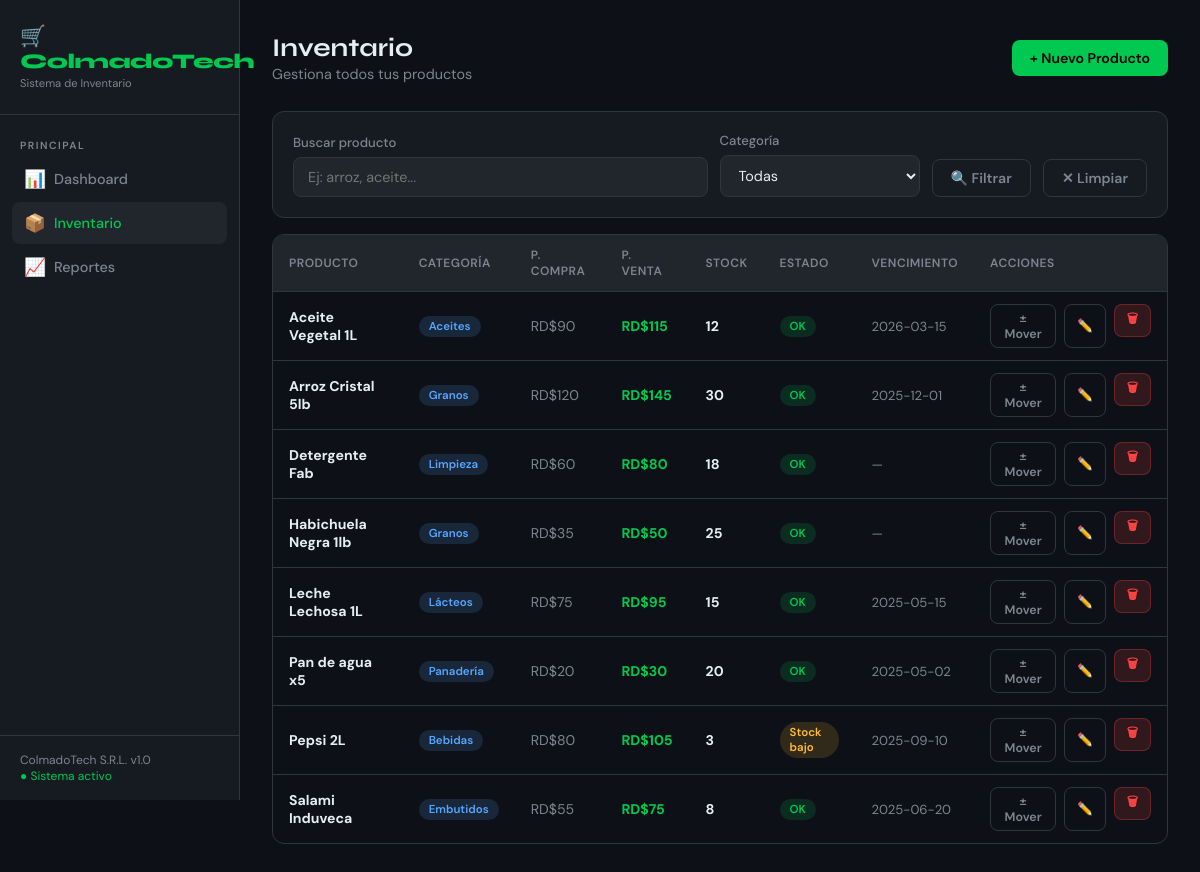
The page /productos on the database its author committed.
### tables this page shows
CREATE TABLE productos (
            id INTEGER PRIMARY KEY AUTOINCREMENT,
            nombre TEXT NOT NULL,
            categoria TEXT NOT NULL,
            precio_compra REAL NOT NULL,
            precio_venta REAL NOT NULL,
            cantidad INTEGER NOT NULL DEFAULT 0,
            cantidad_minima INTEGER NOT NULL DEFAULT 5,
            fecha_vencimiento TEXT,
            creado_en TEXT DEFAULT CURRENT_TIMESTAMP
        );

### app.py (the view)
@app.route('/productos')
def productos():
    conn = get_db()
    buscar = request.args.get('buscar', '')
    categoria = request.args.get('categoria', '')
    query = "SELECT * FROM productos WHERE 1=1"
    params = []
    if buscar:
        query += " AND nombre LIKE ?"
        params.append(f'%{buscar}%')
    if categoria:
        query += " AND categoria = ?"
        params.append(categoria)
    query += " ORDER BY nombre ASC"
    productos = conn.execute(query, params).fetchall()
    categorias = conn.execute("SELECT DISTINCT categoria FROM productos ORDER BY categoria").fetchall()
    conn.close()
    return render_template('productos.html', productos=productos, categorias=categorias, buscar=buscar, categoria_sel=categoria)

### app.py (called while the page is built)
def get_db():
    conn = sqlite3.connect(DB_PATH)
    conn.row_factory = sqlite3.Row
    return conn

### templates/productos.html (shortened to what this page needs)
{% extends 'base.html' %}
{% block content %}
<div class="page-header">
    <div>
        <div class="page-title">Inventario</div>
        <div class="page-subtitle">Gestiona todos tus productos</div>
    </div>
    <a href="{{ url_for('nuevo_producto') }}" class="btn btn-primary">+ Nuevo Producto</a>
</div>
<div class="card mb-4">
    <form method="GET" style="display:flex; gap:12px; align-items:flex-end;">
        <div style="flex:1;">
            <label class="form-label">Buscar producto</label>
            <input type="text" name="buscar" class="form-control" placeholder="Ej: arroz, aceite..." value="{{ buscar }}">
        </div>
        <div style="width:200px;">
            <label class="form-label">Categoría</label>
            <select name="categoria" class="form-control">
                <option value="">Todas</option>
            </select>
        </div>
        <button type="submit" class="btn btn-ghost">🔍 Filtrar</button>
        <a href="{{ url_for('productos') }}" class="btn btn-ghost">✕ Limpiar</a>
    </form>
</div>
<div class="table-wrapper">
    <table>
        <thead>
            <tr>
                <th>Producto</th>
                <th>Categoría</th>
                <th>P. Compra</th>
                <th>P. Venta</th>
                <th>Stock</th>
                <th>Estado</th>
                <th>Vencimiento</th>
                <th>Acciones</th>
            </tr>
        </thead>
        <tbody>
            {% for p in productos %}
            <tr>
                <td class="font-bold">{{ p.nombre }}</td>
                <td><span class="badge badge-blue">{{ p.categoria }}</span></td>
                <td class="text-muted">RD${{ "%.0f"|format(p.precio_compra) }}</td>
                <td class="text-green font-bold">RD${{ "%.0f"|format(p.precio_venta) }}</td>
                <td class="font-bold">{{ p.cantidad }}</td>
                <td>
                    {% if p.cantidad == 0 %}
                    <span class="badge badge-red">Agotado</span>
                    {% elif p.cantidad <= p.cantidad_minima %}
                    <span class="badge badge-yellow">Stock bajo</span>
                    {% else %}
                    <span class="badge badge-green">OK</span>
                    {% endif %}
                </td>
                <td class="text-muted" style="font-size:0.82rem;">{{ p.fecha_vencimiento or '—' }}</td>
                <td>
                    <div class="flex gap-2">
                        <button onclick="abrirMovimiento({{ p.id }}, '{{ p.nombre }}')" class="btn btn-ghost btn-sm">± Mover</button>
                        <a href="{{ url_for('editar_producto', id=p.id) }}" class="btn btn-ghost btn-sm">✏️</a>
                        <form method="POST" action="{{ url_for('eliminar_producto', id=p.id) }}" onsubmit="return confirm('¿Eliminar este producto?')">
                            <button type="submit" class="btn btn-danger btn-sm">🗑</button>
                        </form>
                    </div>
                </td>
            </tr>
            {% else %}
            <tr>
                <td colspan="8" style="text-align:center; padding:40px; color:var(--text-muted);">
                    No se encontraron productos
                </td>
            </tr>
            {% endfor %}
        </tbody>
    </table>
</div>
{% endblock %}

### templates/base.html (shortened to what this page needs)
<!DOCTYPE html>
<html lang="es">
<head>
</head>
<body>
    <aside class="sidebar">
        <div class="sidebar-logo">
            <h1>🛒 ColmadoTech</h1>
            <span>Sistema de Inventario</span>
        </div>
        <nav class="sidebar-nav">
            <div class="nav-label">Principal</div>
            <a href="{{ url_for('dashboard') }}" class="nav-link {% if request.endpoint=='dashboard' %}active{% endif %}">
                <span class="nav-icon">📊</span> Dashboard
            </a>
            <a href="{{ url_for('productos') }}" class="nav-link {% if 'producto' in request.endpoint %}active{% endif %}">
                <span class="nav-icon">📦</span> Inventario
            </a>
            <a href="{{ url_for('reportes') }}" class="nav-link {% if request.endpoint=='reportes' %}active{% endif %}">
                <span class="nav-icon">📈</span> Reportes
            </a>
        </nav>
        <div class="sidebar-footer">
            ColmadoTech S.R.L. v1.0<br>
            <span style="color: var(--verde);">● Sistema activo</span>
        </div>
    </aside>
    <main class="main">
        {% block content %}{% endblock %}
    </main>
</body>
</html>

### templates/base.html (style rules this page uses)
:root { --verde: #00C851; --verde-dark: #009c3f; --verde-light: #e6fff0; --rojo: #ff4444; --amarillo: #ffbb33; --bg: #0d1117; --bg2: #161b22; --bg3: #21262d; --border: #30363d; --text: #e6edf3; --text-muted: #7d8590; --card: #161b22; }
* { margin:0; padding:0; box-sizing:border-box; }
body { font-family: 'DM Sans', sans-serif; background: var(--bg); color: var(--text); min-height: 100vh; display: flex; }
.sidebar { width: 240px; background: var(--bg2); border-right: 1px solid var(--border); display: flex; flex-direction: column; position: fixed; height: 100vh; z-index: 100; }
.sidebar-logo { padding: 24px 20px; border-bottom: 1px solid var(--border); }
.sidebar-logo h1 { font-family: 'Syne', sans-serif; font-size: 1.3rem; font-weight: 800; color: var(--verde); letter-spacing: -0.5px; }
.sidebar-logo span { font-size: 0.7rem; color: var(--text-muted); display: block; margin-top: 2px; }
.sidebar-nav { padding: 16px 12px; flex: 1; }
.nav-label { font-size: 0.65rem; font-weight: 600; color: var(--text-muted); text-transform: uppercase; letter-spacing: 1.5px; padding: 8px 8px 6px; }
.nav-link { display: flex; align-items: center; gap: 10px; padding: 10px 12px; border-radius: 8px; color: var(--text-muted); text-decoration: none; font-size: 0.9rem; font-weight: 500; margin-bottom: 2px; transition: all 0.15s; }
.nav-link:hover, .nav-link.active { background: var(--bg3); color: var(--text); }
.nav-link.active { color: var(--verde); }
.nav-icon { font-size: 1.1rem; width: 20px; text-align: center; }
.sidebar-footer { padding: 16px 20px; border-top: 1px solid var(--border); font-size: 0.75rem; color: var(--text-muted); }
.main { margin-left: 240px; flex: 1; padding: 32px; max-width: calc(100vw - 240px); }
.page-header { display: flex; align-items: center; justify-content: space-between; margin-bottom: 28px; }
.page-title { font-family: 'Syne', sans-serif; font-size: 1.6rem; font-weight: 700; }
.page-subtitle { color: var(--text-muted); font-size: 0.9rem; margin-top: 2px; }
.card { background: var(--card); border: 1px solid var(--border); border-radius: 12px; padding: 20px; }
.table-wrapper { overflow-x: auto; border-radius: 12px; border: 1px solid var(--border); }
table { width: 100%; border-collapse: collapse; }
thead th { background: var(--bg3); padding: 12px 16px; font-size: 0.75rem; font-weight: 600; color: var(--text-muted); text-transform: uppercase; letter-spacing: 0.5px; text-align: left; }
tbody tr { border-top: 1px solid var(--border); transition: background 0.1s; }
td { padding: 12px 16px; font-size: 0.88rem; }
.badge { display: inline-block; padding: 3px 10px; border-radius: 20px; font-size: 0.72rem; font-weight: 600; }
.badge-green { background: rgba(0,200,81,0.15); color: var(--verde); }
.badge-yellow { background: rgba(255,187,51,0.15); color: var(--amarillo); }
.badge-blue { background: rgba(88,166,255,0.15); color: #58a6ff; }
.btn { display: inline-flex; align-items: center; gap: 6px; padding: 9px 18px; border-radius: 8px; font-size: 0.88rem; font-weight: 600; cursor: pointer; border: none; text-decoration: none; transition: all 0.15s; font-family: 'DM Sans', sans-serif; }
.btn-primary { background: var(--verde); color: #000; }
.btn-ghost { background: transparent; color: var(--text-muted); border: 1px solid var(--border); }
.btn-danger { background: rgba(255,68,68,0.15); color: var(--rojo); border: 1px solid rgba(255,68,68,0.3); }
.btn-sm { padding: 5px 12px; font-size: 0.78rem; }
.form-label { display: block; font-size: 0.82rem; font-weight: 500; color: var(--text-muted); margin-bottom: 6px; }
.form-control { width: 100%; background: var(--bg3); border: 1px solid var(--border); color: var(--text); padding: 10px 14px; border-radius: 8px; font-size: 0.9rem; font-family: 'DM Sans', sans-serif; transition: border-color 0.15s; }
.text-muted { color: var(--text-muted); }
.text-green { color: var(--verde); }
.mb-4 { margin-bottom: 16px; }
.flex { display: flex; }
.gap-2 { gap: 8px; }
.font-bold { font-weight: 700; }

### rows shown on the page
productos: nombre "Aceite Vegetal 1L", categoria "Aceites", precio_compra "90", precio_venta "115", cantidad "12", cantidad_minima "OK", fecha_vencimiento "2026-03-15"
productos: nombre "Arroz Cristal 5lb", categoria "Granos", precio_compra "120", precio_venta "145", cantidad "30", cantidad_minima "OK", fecha_vencimiento "2025-12-01"
productos: nombre "Detergente Fab", categoria "Limpieza", precio_compra "60", precio_venta "80", cantidad "18", cantidad_minima "OK", fecha_vencimiento "—"
productos: nombre "Habichuela Negra 1lb", categoria "Granos", precio_compra "35", precio_venta "50", cantidad "25", cantidad_minima "OK", fecha_vencimiento "—"
productos: nombre "Leche Lechosa 1L", categoria "Lácteos", precio_compra "75", precio_venta "95", cantidad "15", cantidad_minima "OK", fecha_vencimiento "2025-05-15"
productos: nombre "Pan de agua x5", categoria "Panadería", precio_compra "20", precio_venta "30", cantidad "20", cantidad_minima "OK", fecha_vencimiento "2025-05-02"
productos: nombre "Pepsi 2L", categoria "Bebidas", precio_compra "80", precio_venta "105", cantidad "3", cantidad_minima "Stock bajo", fecha_vencimiento "2025-09-10"
productos: nombre "Salami Induveca", categoria "Embutidos", precio_compra "55", precio_venta "75", cantidad "8", cantidad_minima "OK", fecha_vencimiento "2025-06-20"
